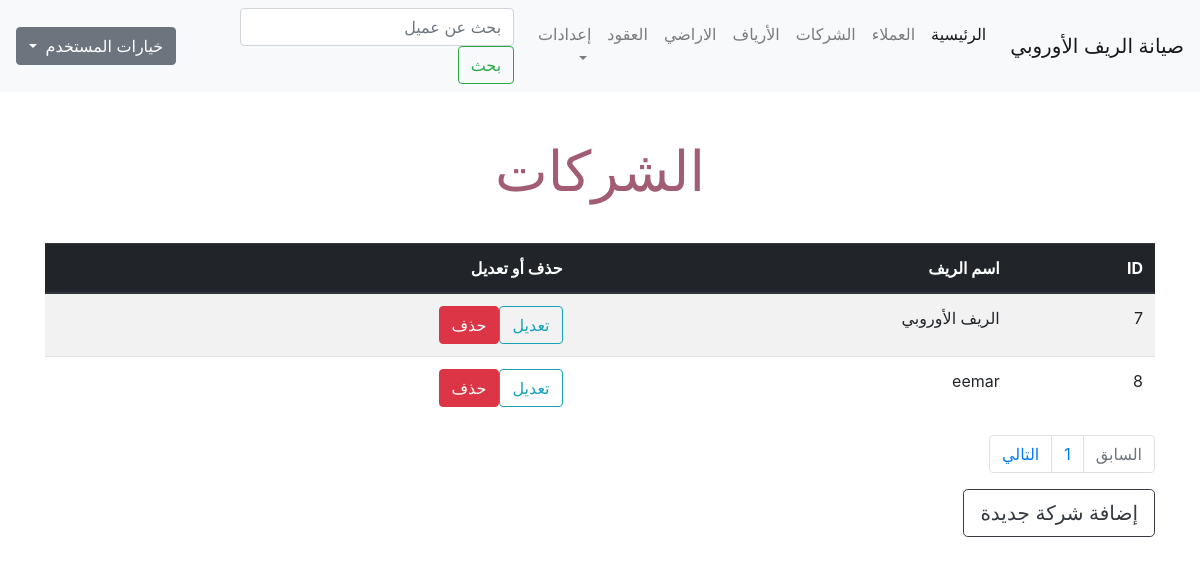
/company.php (signed in), run on an earlier commit of the app's database.
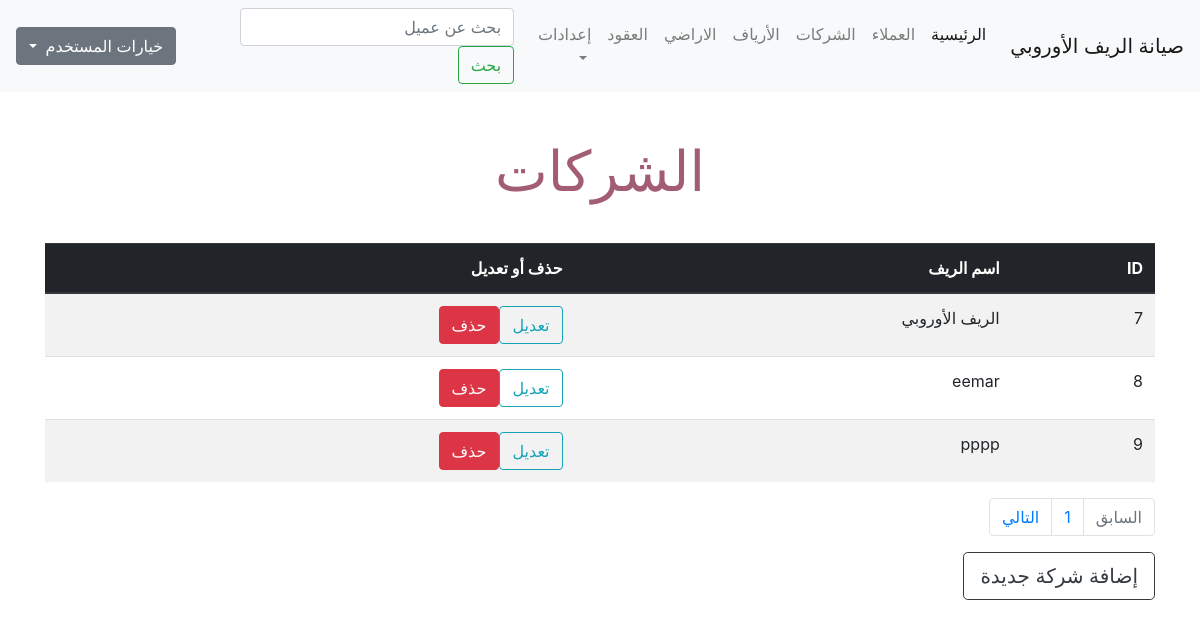
And on a later commit of the database.
### tables this page shows
CREATE TABLE `company` (
  `company_id` int(11) NOT NULL,
  `company_name` varchar(150) NOT NULL
);

### company.php (the view, shortened to what this page needs)
<?php
if (isset($_SESSION['username'])) {
    include 'init.php';
    echo '<div class="container">';
    if (isset($_GET['action'])) {
        $action = $_GET['action'];
    } else {
        $action = "Manage";
    }
        if ($action == 'Manage') {
        $limit = 4;
        $stmt = $db->prepare("SELECT * FROM company");
        $stmt->execute();
        $total_result = $stmt->rowCount();
        $total_pages = ceil($total_result/$limit);
        if(!isset($_GET['page'])) {
            $page = 1;
        } else {
            $page = $_GET['page'];
        }
        $starting_limit = ($page-1)*$limit;
        $show = "SELECT * FROM company ORDER BY company_id ASC LIMIT $starting_limit, $limit";
        $rows = $db->prepare($show);
        $rows->execute();
        echo '<h1 class="page-title text-center"> الشركات </h1>';
        ?>
        <table class="table table-striped table-hover ">
            <thead class="thead-dark">
                <tr>
                    <th>
                        ID
                    </th>
                    <th>
                        اسم الريف
                    </th>
                    <th>
                        حذف أو تعديل
                    </th>
                </tr>
            </thead>
            <tbody>
                <?php
                    foreach($rows as $row) {
                        echo '<tr>';
                            echo '<td>' . $row['company_id'] .  '</td><td>' . $row['company_name'] .
                            '<td><a href="?action=Edit&id=' . $row['company_id'] . '" class="btn btn-outline-info">تعديل</a><a href="?action=Delete&id=' . $row['company_id'] . '" class="btn btn-danger confirm"> حذف</a></td>';
                        echo '</tr>';
                    }
                ?>
            </tbody>
        </table>
        <nav aria-label="Page navigation example">
            <ul class="pagination">
            <?php $past_page = $_GET['page'] - 1;
                if ($past_page < 1) {
                    $past_page = 1;
                    $past_page_status = 'disabled';
                }
            ?>
                <li class="page-item <?php echo $past_page_status; ?>">
                    <a href='<?php echo "?page=$past_page"; ?>' class="page-link">السابق
                    </a>
                </li>
                <?php
                for ($page=1; $page <= $total_pages ; $page++):?>
                <li class="page-item">
                    <a href='<?php echo "?page=$page"; ?>' class="page-link <?php if ($_GET['page'] == $page) { echo 'current';} ?>"><?php  echo $page; ?>
                    </a>
                </li>
            <?php endfor; ?>
            <?php $next_page = $_GET['page'] + 1;
            ?>
                <li class="page-item  <?php echo $next_page_status; ?>">
                    <a href='<?php echo "?page=$next_page"; ?>' class="page-link">التالي
                    </a>
                </li>
            </ul>
        </nav>
        <a href="?action=Add" class="btn btn-outline-dark btn-lg">إضافة شركة جديدة</a>
        <?php
        include $tbl . 'footer.php';
        }
} else {
    header('Location: index.php');
    exit();
}?>

What changed in the data, as far as the page shows it:
added company: company_id "9", company_name "pppp"
